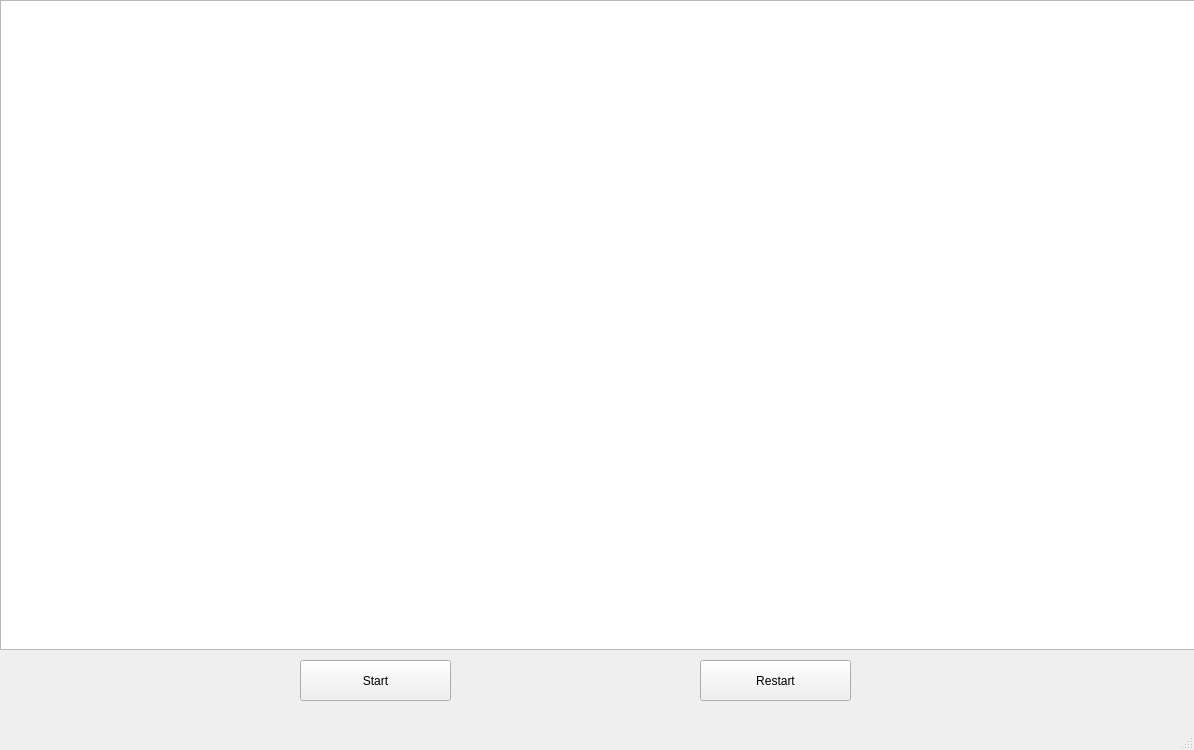
<?xml version="1.0" encoding="UTF-8"?>
<ui version="4.0">
 <class>MainWindow</class>
 <widget class="QMainWindow" name="MainWindow">
  <property name="geometry">
   <rect>
    <x>0</x>
    <y>0</y>
    <width>1194</width>
    <height>750</height>
   </rect>
  </property>
  <property name="windowTitle">
   <string>Rocket App</string>
  </property>
  <property name="windowIcon">
   <iconset theme="go-up"/>
  </property>
  <widget class="QWidget" name="centralwidget">
   <widget class="QGraphicsView" name="graphicsView">
    <property name="geometry">
     <rect>
      <x>0</x>
      <y>0</y>
      <width>1201</width>
      <height>650</height>
     </rect>
    </property>
   </widget>
   <widget class="QPushButton" name="startButton">
    <property name="geometry">
     <rect>
      <x>300</x>
      <y>660</y>
      <width>151</width>
      <height>41</height>
     </rect>
    </property>
    <property name="text">
     <string>Start</string>
    </property>
   </widget>
   <widget class="QPushButton" name="restartButton">
    <property name="geometry">
     <rect>
      <x>700</x>
      <y>660</y>
      <width>151</width>
      <height>41</height>
     </rect>
    </property>
    <property name="text">
     <string>Restart</string>
    </property>
   </widget>
  </widget>
  <widget class="QMenuBar" name="menubar">
   <property name="geometry">
    <rect>
     <x>0</x>
     <y>0</y>
     <width>1194</width>
     <height>20</height>
    </rect>
   </property>
  </widget>
  <widget class="QStatusBar" name="statusbar"/>
  <action name="actionRocket">
   <property name="text">
    <string>Rocket</string>
   </property>
  </action>
 </widget>
 <resources/>
 <connections/>
</ui>
